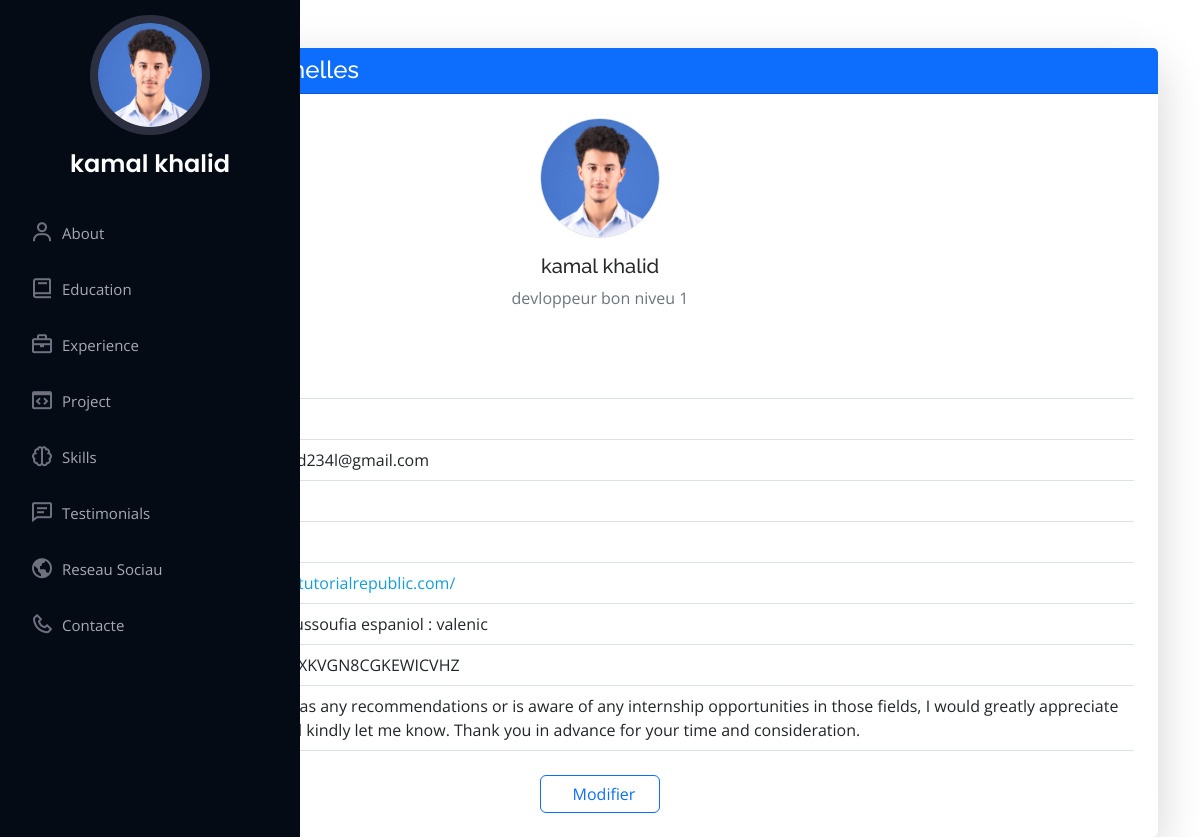
Screenshot of /admin/pages/aboute.php?msg=connecte (signed in) with the database file from the repository.
### tables this page shows
CREATE TABLE `about` (
  `idaboute` int(11) NOT NULL,
  `nom` varchar(250) NOT NULL,
  `prenom` varchar(250) NOT NULL,
  `dateNaissance` date NOT NULL,
  `Age` int(11) NOT NULL,
  `telephone` varchar(250) NOT NULL,
  `email` varchar(250) NOT NULL,
  `degree` varchar(250) NOT NULL,
  `Freelance` varchar(250) NOT NULL,
  `Website` varchar(250) NOT NULL,
  `image` varchar(250) NOT NULL,
  `city` varchar(250) NOT NULL,
  `titre` text NOT NULL,
  `texteAboute` text NOT NULL,
  `texetContact` text NOT NULL
);

### admin/pages/aboute.php (the view, shortened to what this page needs)
<?php
include "../form/connexion.php";
?>
<!DOCTYPE html>
<html lang="fr">
<head>
  <?php include "../inc/links.php"; ?>
</head>
<body>
  <?php include "../inc/header.php"; ?>
  <div class="container mt-5">
    <div class="row justify-content-center">
      <div class="col-md-12">
        <div class="card shadow-lg border-0">
          <div class="card-header bg-primary text-white">
            <h4 class="mb-0"><i class="fas fa-user-circle me-2"></i>Informations personnelles</h4>
          </div>
          <div class="card-body p-4">
            <div class="text-center mb-4">
              <img src="../assets/img/<?= htmlspecialchars($data['image']) ?>" class="rounded-circle border" width="120">
              <h5 class="mt-3"><?= htmlspecialchars($data['nom']) . " " . htmlspecialchars($data['prenom']) ?></h5>
              <p class="text-muted"><?= htmlspecialchars($data['titre']) ?></p>
            </div>
            <table class="table table-hover">
              <tbody>
                <tr><th>Date de naissance</th><td><?= htmlspecialchars($data['dateNaissance']) ?></td></tr>
                <tr><th>Âge</th><td><?= htmlspecialchars($data['Age']) ?></td></tr>
                <tr><th>Email</th><td><?= htmlspecialchars($data['email']) ?></td></tr>
                <tr><th>Diplôme</th><td><?= htmlspecialchars($data['degree']) ?></td></tr>
                <tr><th>Freelance</th><td><?= htmlspecialchars($data['Freelance']) ?></td></tr>
                <tr><th>Site web</th><td><a href="<?= htmlspecialchars($data['Website']) ?>" target="_blank"><?= htmlspecialchars($data['Website']) ?></a></td></tr>
                <tr><th>Ville</th><td><?= htmlspecialchars($data['city']) ?></td></tr>
                <tr><th>À propos</th><td><?= nl2br(htmlspecialchars($data['texteAboute'])) ?></td></tr>
                <tr><th>Contact</th><td><?= nl2br(htmlspecialchars($data['texetContact'])) ?></td></tr>
              </tbody>
            </table>
            <div class="text-center mt-4">
              <button class="btn btn-outline-primary px-4" data-bs-toggle="modal" data-bs-target="#editModal">
                <i class="fas fa-edit me-2"></i>Modifier
              </button>
            </div>
          </div>
        </div>
      </div>
    </div>
  </div>
</body>
</html>

### admin/inc/header.php (shortened to what this page needs)
<?php
include "../form/connexion.php";
$sql = "SELECT * FROM about";
$result = mysqli_query($con, $sql);
$data = mysqli_fetch_assoc($result);
?>
<header id="header">
  <div class="d-flex flex-column">
    <div class="profile">
      <img
        src="../assets/img/<?= htmlspecialchars($data['image'] ?: 'default-profile.jpg') ?>"
        alt="Profile Image"
        class="img-fluid rounded-circle"
      />
      <h1 class="text-light">
        <a href="../index.html"><?= htmlspecialchars($data['nom'] . " " . $data['prenom']) ?></a>
      </h1>
    </div>
    <nav id="navbar" class="nav-menu navbar">
  <ul>
    <li>
      <a href="aboute.php" class="nav-link scrollto">
        <i class="bx bx-user"></i> <span>About</span>
      </a>
    </li>
    <li>
      <a href="education.php">
        <i class="bx bx-book"></i> <span>Education</span>
      </a>
    </li>
    <li>
      <a href="Experience.php" class="nav-link scrollto">
        <i class="bx bx-briefcase"></i> <span>Experience</span>
      </a>
    </li>
    <li>
      <a href="project.php" class="nav-link scrollto">
        <i class="bx bx-code-block"></i> <span>Project</span>
      </a>
    </li>
    <li>
      <a href="skills.php" class="nav-link scrollto">
        <i class="bx bx-brain"></i> <span>Skills</span>
      </a>
    </li>
    <li>
      <a href="testimonials.php" class="nav-link scrollto">
        <i class="bx bx-comment-detail"></i> <span>Testimonials</span>
      </a>
    </li>
    <li>
      <a href="reseau_sociaux.php" class="nav-link scrollto">
        <i class="bx bx-world"></i> <span>Reseau Sociau</span>
      </a>
    </li>
    <li>
      <a href="contacte.php" class="nav-link scrollto">
        <i class="bx bx-phone"></i> <span>Contacte</span>
      </a>
    </li>
  </ul>
</nav>
  </div>
</header>

### admin/assets/css/style.css (style rules this page uses)
body { font-family: "Open Sans", sans-serif; color: #272829; }
a { color: #149ddd; text-decoration: none; }
h1, h2, h3, h4, h5, h6 { font-family: "Raleway", sans-serif; }
#header { position: fixed; top: 0; left: 0; bottom: 0; width: 300px; transition: all ease-in-out 0.5s; z-index: 9997; transition: all 0.5s; padding: 0 15px; background: #040b14; overflow-y: auto; }
#header .profile img { margin: 15px auto; display: block; width: 120px; border: 8px solid #2c2f3f; }
#header .profile h1 { font-size: 24px; margin: 0; padding: 0; font-weight: 600; -moz-text-align-last: center; text-align-last: center; font-family: "Poppins", sans-serif; }
#header .profile h1 a, #header .profile h1 a:hover { color: #fff; text-decoration: none; }
.nav-menu { padding: 30px 0 0 0; }
.nav-menu * { margin: 0; padding: 0; list-style: none; }
.nav-menu>ul>li { position: relative; white-space: nowrap; }
.nav-menu a, .nav-menu a:focus { display: flex; align-items: center; color: #a8a9b4; padding: 12px 15px; margin-bottom: 8px; transition: 0.3s; font-size: 15px; }
.nav-menu a i, .nav-menu a:focus i { font-size: 24px; padding-right: 8px; color: #6f7180; }

### rows the page displays
about: image (picture), nom+prenom "kamal khalid", nom "kamal", prenom "khalid", titre "devloppeur bon niveu 1", email "1-kamalkhalid234l@gmail.com", Website "https://www.tutorialrepublic.com/", city "1-maroc : youssoufia espaniol : valenic", texteAboute "1-iahlCIVYLX XKVGN8CGKEWICVHZ", texetContact "1-If anyone has any recommendations or is aware of any internship opportunities in those fields, I would greatly appreciate it if you could kindly let me know. Thank you in advance for your time and consideration."
